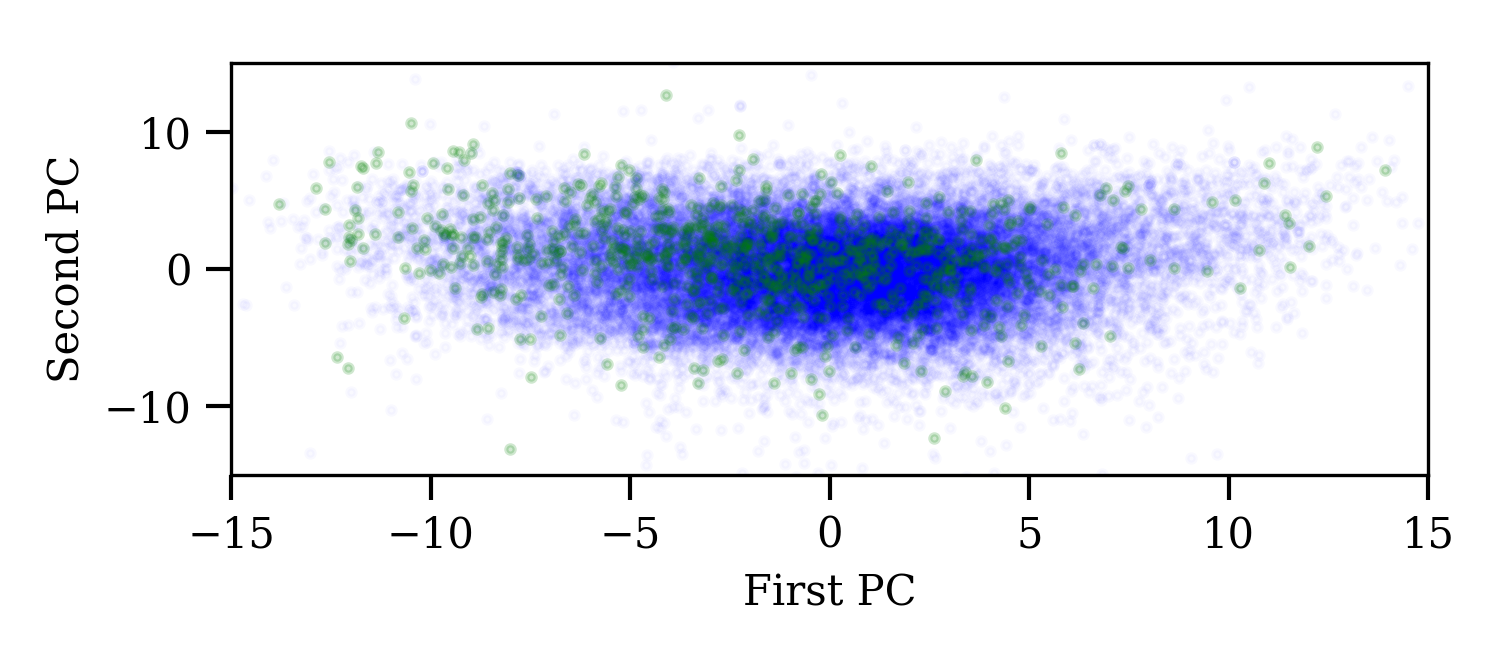

The script that saved this image:
# Created by JJW Apr 25 2016
# This will perform a PCA analysis on the data
# in order to try to discover any structure that can be used
# to classify the data
# for COS 424 final project
#
# I was helped by http://scikit-learn.org/stable/modules/generated/sklearn.decomposition.PCA.html

import general_functions as gf
from sklearn.decomposition import PCA
from sklearn.preprocessing import Imputer
from sklearn.preprocessing import scale
from sklearn.cluster import KMeans
import matplotlib.pyplot as plt
from sklearn import svm
import soft_impute

import numpy as np


def softImpute(data, nCompSoft=30, **kargs):
        imputeFnc = soft_impute.SoftImpute(J=nCompSoft, lambda_=0.0)
        fit = imputeFnc.fit(data)
        imputeFnc.predict(data, copyto=True)
        return data


# Some parameters for this run
n_components = 60

data, category = gf.read_in_data()

# Convert inf to nan for imputation
for i in range(len(data)):
    for j in range(len(data[i])):
        if np.isinf(data[i][j]):
            data[i][j] = float('nan')
data = softImpute(np.array(data))

# Impute
#imputation = Imputer(missing_values='NaN', strategy=imputation_strategey)
#data = imputation.fit_transform(data)
data = scale(data)

test_data = np.concatenate((data[:150], data[-400:]))
test_category = np.concatenate((category[:150], category[-400:]))
training_data = data[150:-400]
training_category = category[150:-400]

pca = PCA(n_components=n_components, copy=True)

training_data = pca.fit_transform(training_data)

print training_data

positive = training_data[:874]
negative = training_data[874:]
fig = plt.figure(figsize=(5,2.2))
ax = fig.add_subplot(111)
ax.scatter([i[0] for i in negative], [i[1] for i in negative],s=4, color='blue', alpha= .022)
ax.scatter([i[0] for i in positive], [i[1] for i in positive],s=4, color='green', alpha= .19)
ax.set_xlabel("First PC")
ax.set_ylabel("Second PC")
ax.set_xlim(-15,15)
ax.set_ylim(-15,15)
fig.tight_layout()
fig.savefig("pca.png")

print(pca.explained_variance_ratio_)

print np.var([i[0] for i in negative])
print np.var([i[1] for i in negative])

print np.var([i[0] for i in positive])
print np.var([i[1] for i in positive])


clustering = KMeans(n_clusters=4, n_jobs=-2, n_init=12, init='random')
clustering.fit(training_data)

test_data = pca.transform(test_data)
a = clustering.predict(test_data)

a_positive = a[:150]
a_negative = a[150:]

print len([i for i in a_positive if i==0])
print len([i for i in a_positive if i==1])
print len([i for i in a_positive if i==2])
print len([i for i in a_positive if i==3])
#print len([i for i in a_positive if i==4])

print len([i for i in a_negative if i==0])
print len([i for i in a_negative if i==1])
print len([i for i in a_negative if i==2])
print len([i for i in a_negative if i==3])
#print len([i for i in a_positive if i==4])

"""clf = svm.SVC()
clf.fit(training_data, training_category)

test_data = pca.transform(test_data)
predictions = clf.predict(test_data)

scores = gf.precision_recall_etc(predictions, test_category)
print scores"""
